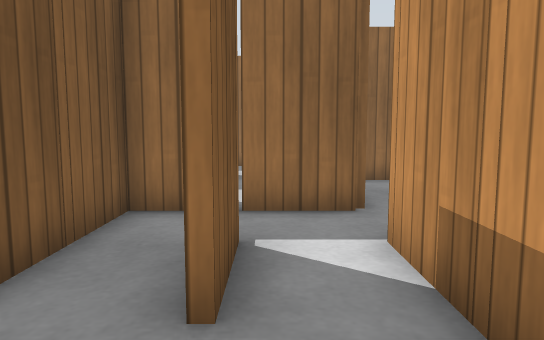
View 1 (above)

24 first-person views from a walk through a world built for the Gazebo simulator. The camera is 0.68 m above the floor, tilts 6° down and sees 70° across. The floor is counted in squares, 0.5 m on a side. Each view is taken from the middle of a square. On the plan, view 1 faces up. The plan holds only what a view shows up to about 16 squares ahead; the rest is blank. Simple patterns stand in for the simulator's built-in surfaces.

View 2
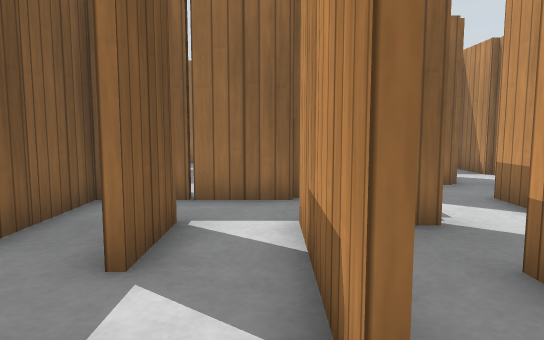

View 3
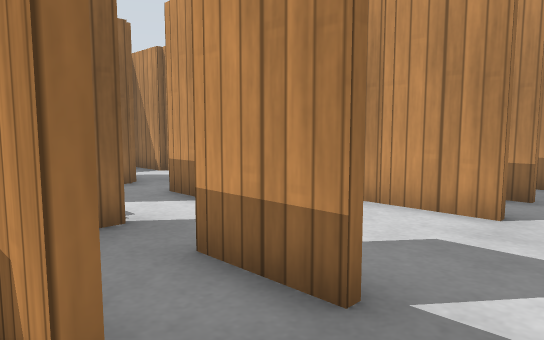

View 4
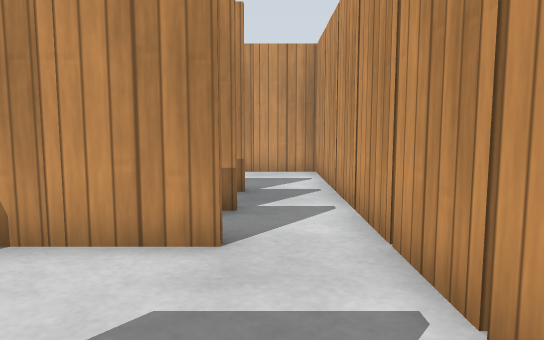

View 5
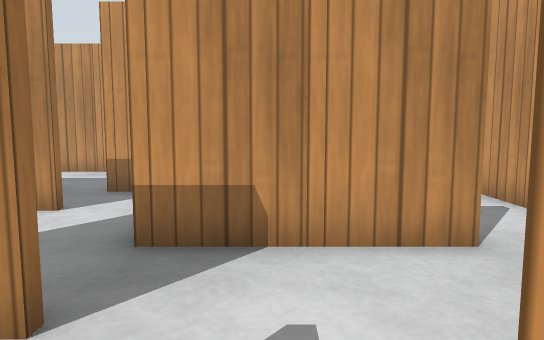

View 6
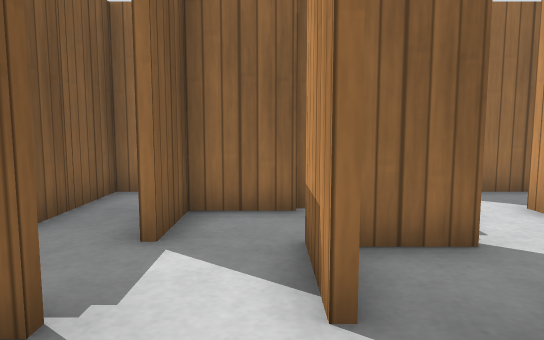

View 7
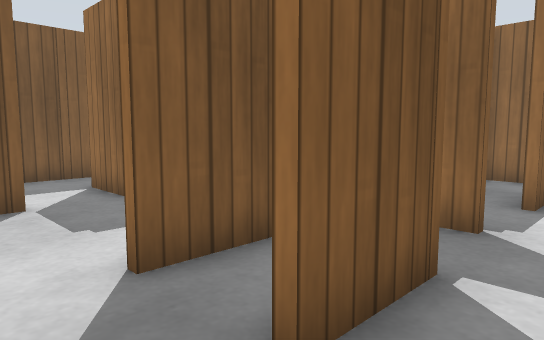

View 8
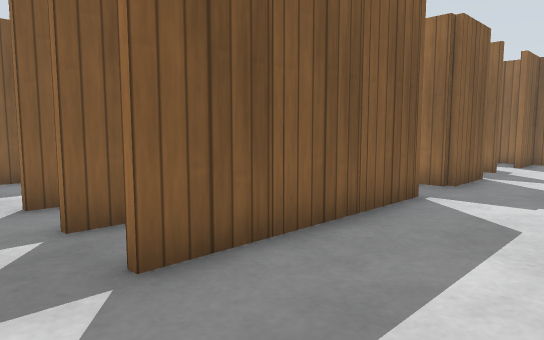

View 9
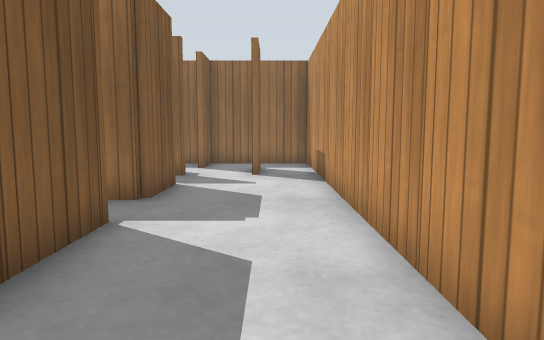

View 10
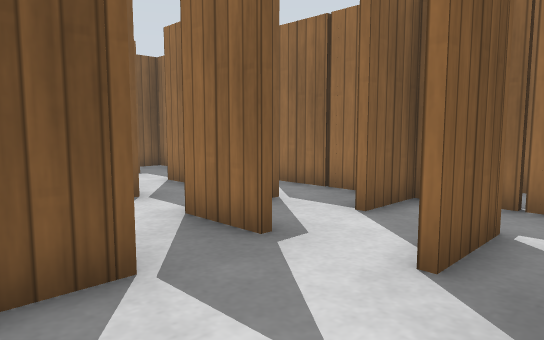

View 11
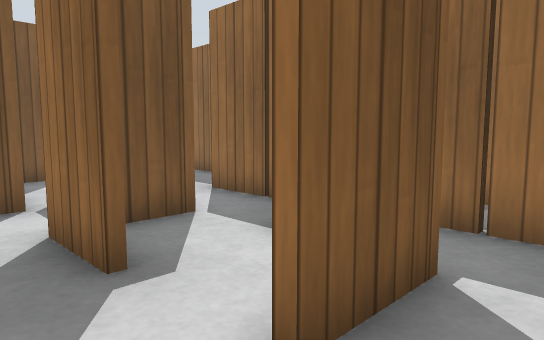

View 12
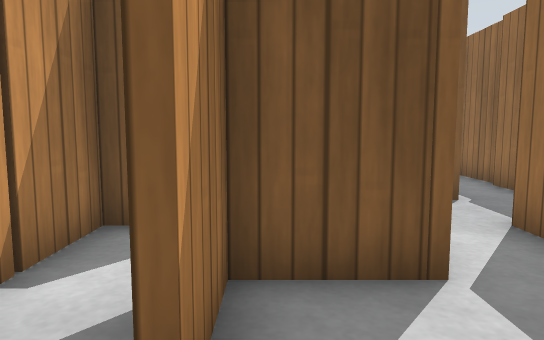

View 13
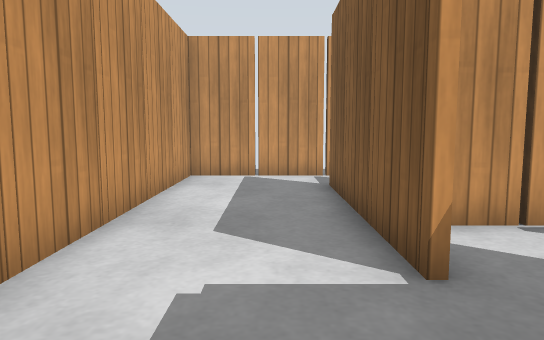

View 14
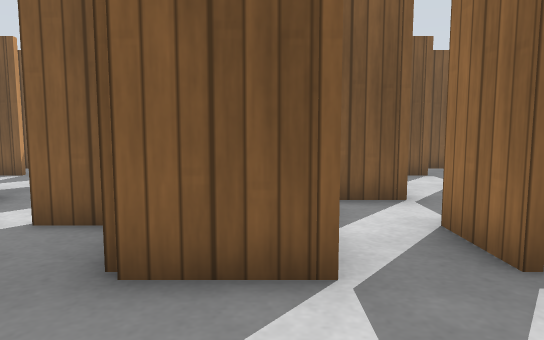

View 15
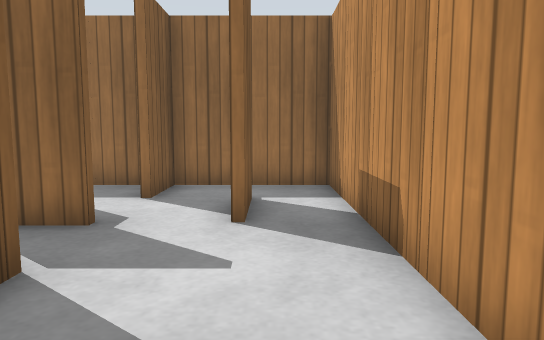

View 16
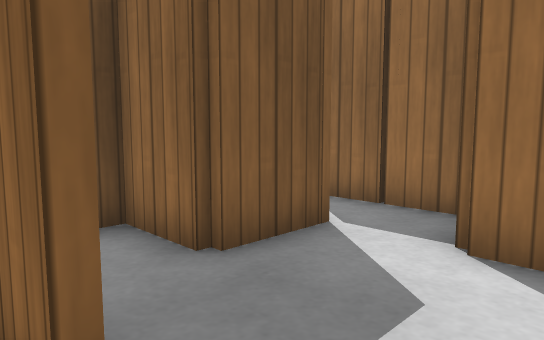

View 17
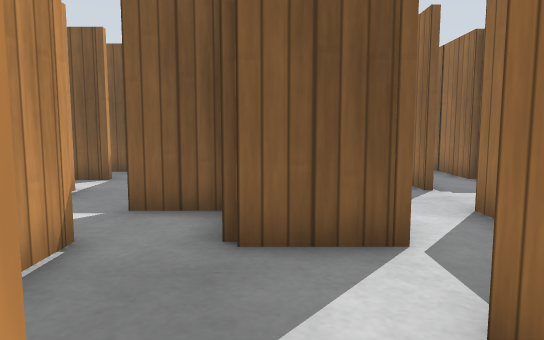

View 18
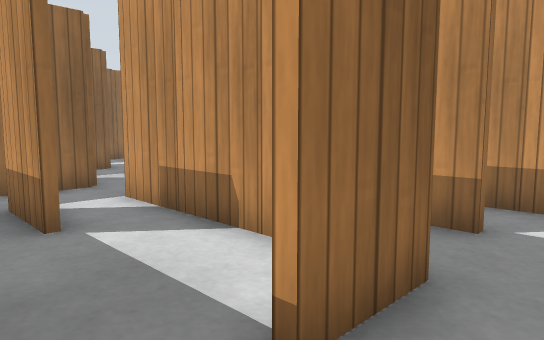

View 19
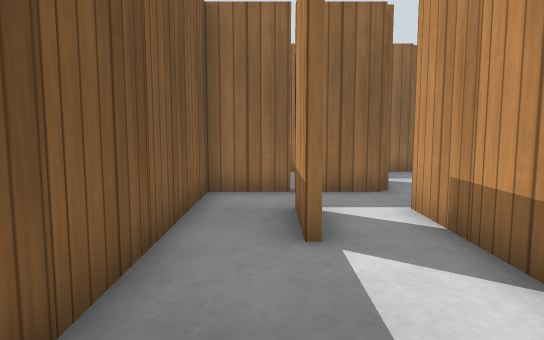

View 20
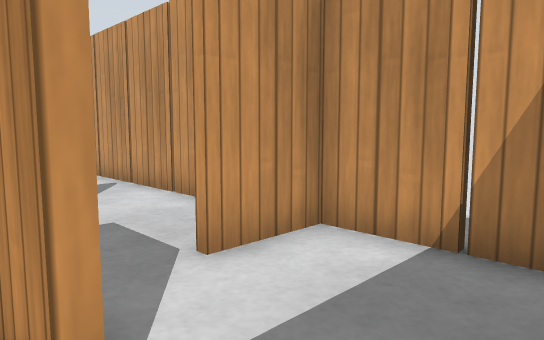

View 21
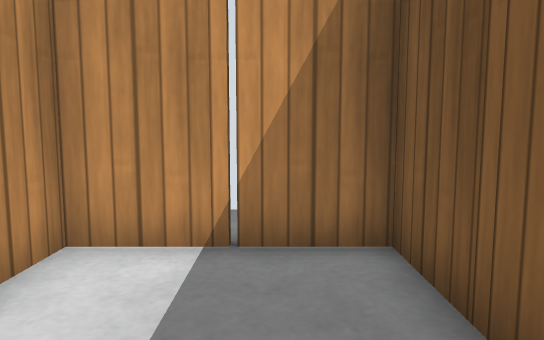

View 22
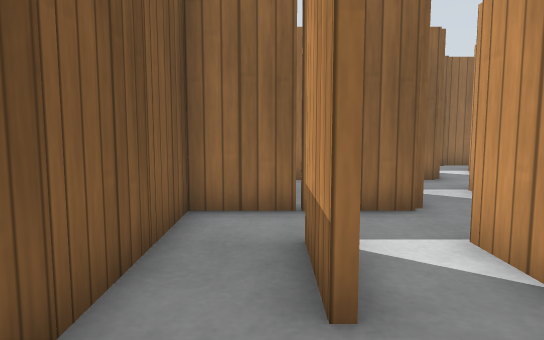

View 23
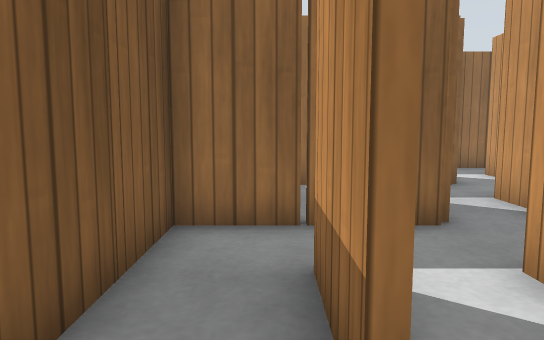

View 24
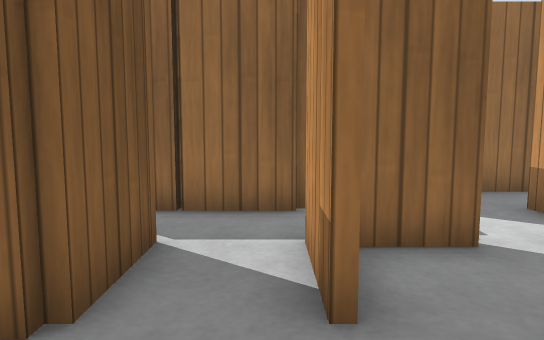

### Floor plan
Key: @ floor where view 1 was taken; # wall or solid block; . floor; P wooden post.
Columns run from 7 left of view 1 to 16 right of it. Each row starts with its distance up from view 1.
 19         ### #       #
 18         ......      .
 17         P. P...##P# #P#
 16         .####P.....#...
 15      ###.#...  ....#...#
 14    ##P#....P.#  #P...P.P
 13    ...P....#.P...#...#.#
 12    ..P.##..####P.##....P
 11   .P##.#.......#.P.....#
 10  ####....####P.####P...P
  9 P......  #. ##..P.##...#
  8 #..P.P.  P.##....##....P
  7 P..#P#.P##.#P....#.....#
  6 #....####....##....P...P
  5 P....#..P....#P..P.#...#
  4 #....P.P.##....### P...P
  3 P...##.#.#.....#   #...#
  2 #..##....P.P...P   P...P
  1 P........#.#...#.#.#...#
  0 #....P.@...............P
 -1  ..P. ...P.P.P.P.P.P.P.#
 -2  ###    ################

Positions as (right, up) in squares from view 1, and headings:
1: (0, 0), facing up
2: (1, -1), facing up
3: (1, -1), facing up-right
4: (3, 0), facing right
5: (3, 3), facing right
6: (5, 2), facing up
7: (5, -1), facing up-left
8: (15, -1), facing up-left
9: (14, 1), facing up
10: (15, 9), facing up-left
11: (15, 11), facing up-left
12: (13, 13), facing left
13: (13, 10), facing down
14: (15, 10), facing left
15: (14, 7), facing up
16: (9, 6), facing up-left
17: (10, 9), facing left
18: (-6, 1), facing up-right
19: (-5, 2), facing up
20: (-6, 3), facing down-right
21: (-5, 3), facing down
22: (-5, 4), facing up
23: (-5, 5), facing up
24: (-1, 8), facing up
